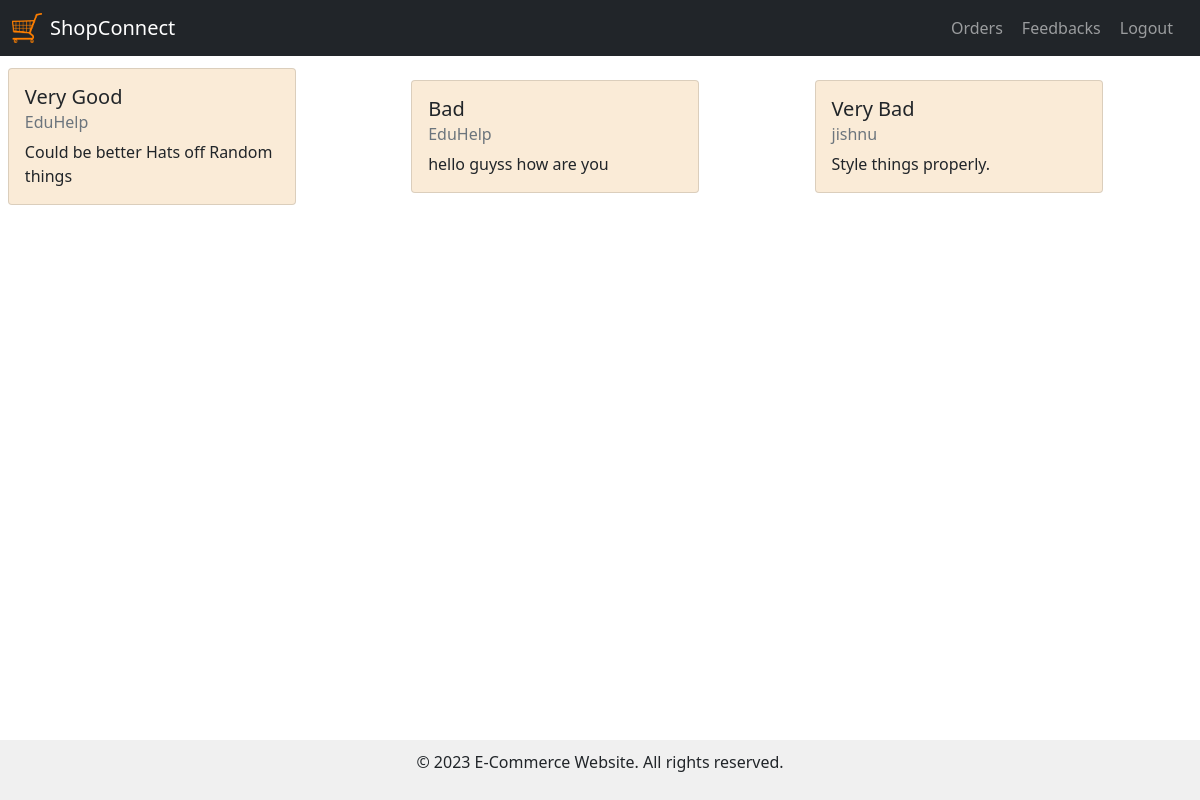
Screenshot of /owner/ownerfeedback (signed in) with the database file from the repository.
### customer/models.py (models this page shows)
class Feedback(models.Model):
    Cust_Id=models.IntegerField()
    Shop_Id=models.IntegerField()
    Satisfaction=models.CharField(max_length=10)
    Comment=models.TextField()
    Cust_Name=models.TextField()

### owner/views.py (the view)
# urls.py: path('ownerfeedback',views.ownerfeedback,name='ownerfeedback')
def ownerfeedback(request):
    shop_id=request.session.get('owner')
    feedback=Feedback.objects.filter(Shop_Id=shop_id)
    context={'feedback':feedback}
    return render(request,'ownerfeedbacks.html',context)

### owner/templates/ownerfeedbacks.html (shortened to what this page needs)
{% extends "ownerbase.html" %}
{% load static %}
    {% block content %}
        <link rel="stylesheet" href="{% static 'css/ownerfeedbacks.css' %}">
        <div  class="grid-container">
            {% for i in feedback %}
                <div class="card" style="width: 18rem;">
                    <div class="card-body">
                      <h5 class="card-title">{{i.Satisfaction}}</h5>
                      <h6 class="card-subtitle mb-2 text-muted">{{i.Cust_Name}}</h6>
                      <p class="card-text">{{i.Comment}}</p>
                    </div>
                </div>
            {% endfor %}
        </div>
    {% endblock %}

### static/css/ownerfeedbacks.css (style rules this page uses)
.card { margin-top: 3%; margin-right: 3%; margin-left: 2%; background-color: antiquewhite; }
.grid-container { display: grid; grid-template-columns: repeat(3, 1fr); grid-gap: 10px; justify-content: center; align-items: center; }

### owner/templates/ownerbase.html (style rules this page uses)
html,body { margin: 0; padding: 0; height: 100%; }

### rows the page displays
Feedback: Satisfaction "Very Good", Cust_Name "EduHelp", Comment "Could be better Hats off Random things"
Feedback: Satisfaction "Bad", Cust_Name "EduHelp", Comment "hello guyss how are you"
Feedback: Satisfaction "Very Bad", Cust_Name "jishnu", Comment "Style things properly."
